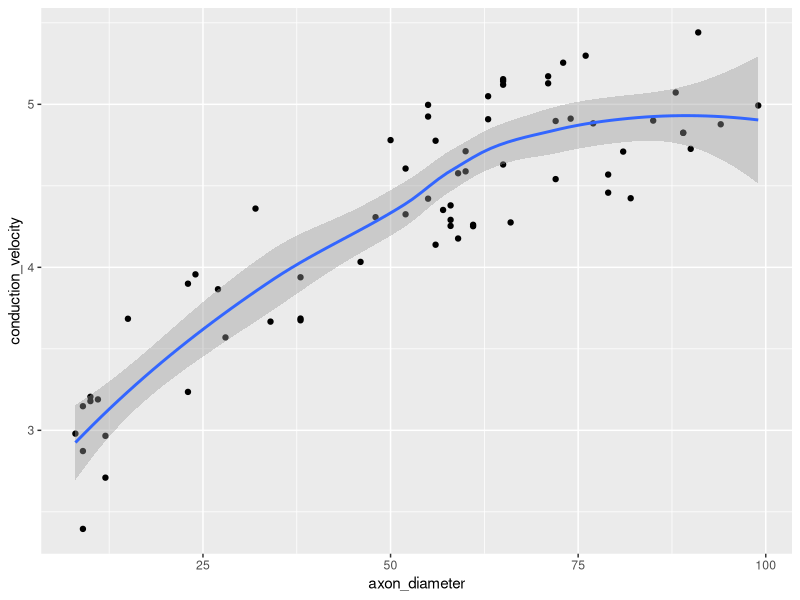
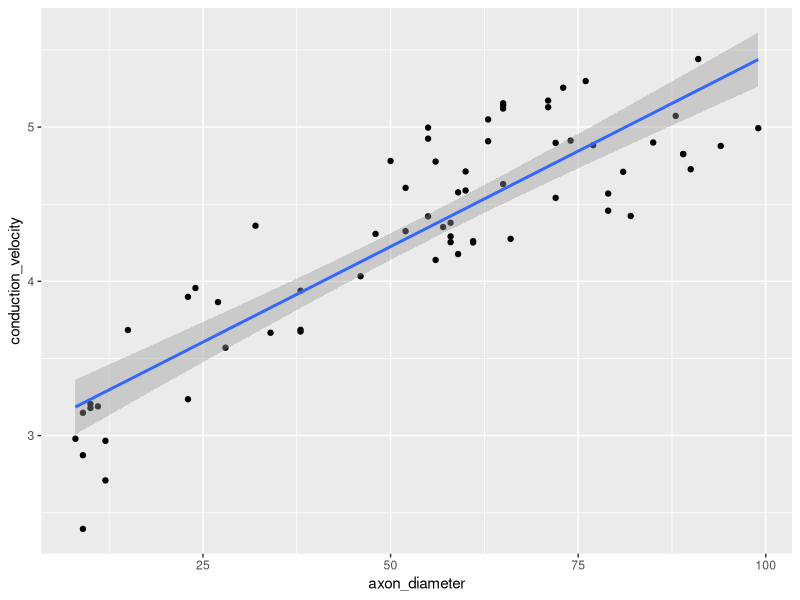
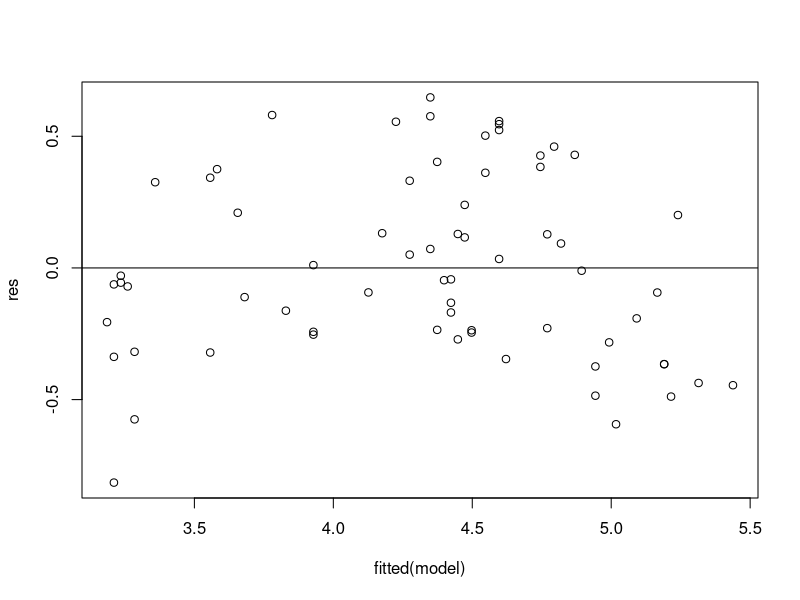
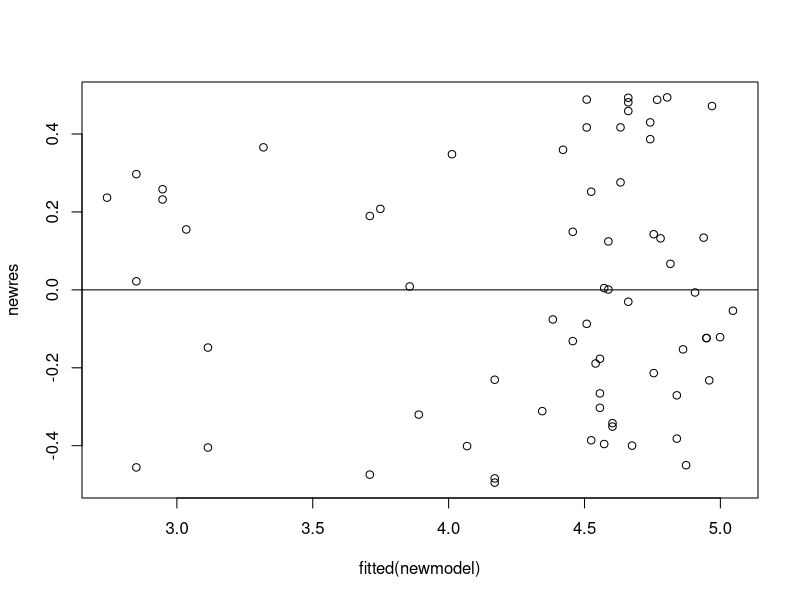
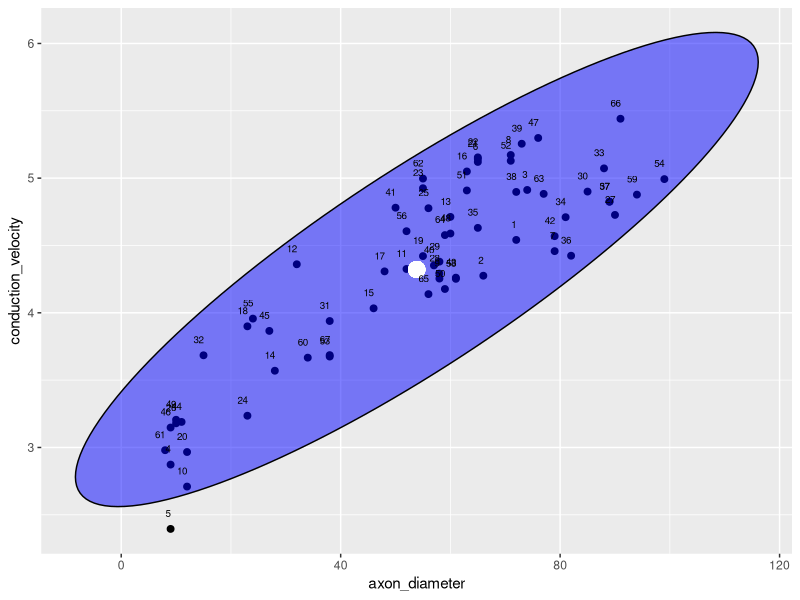

These figures' R source, in order:
## ---- chunk 1
###PROBLEM 1
library(tidyverse)
df<-read_csv('dragon_neurons.csv')
head(df)

ggplot(data=df,mapping=aes(x=axon_diameter,y=conduction_velocity))+ geom_point()+ stat_smooth()
#graph shows linear relationship

cor(df$axon_diameter,df$conduction_velocity)
#correlation also indicates linear relationship

model<-lm(conduction_velocity ~ axon_diameter,data =df) 
print(model)

#plotting best-fit
ggplot(df,aes(axon_diameter,conduction_velocity))+geom_point()+stat_smooth(method=lm)

###PROBLEM 2
res<-resid(model)
plot(fitted(model), res) 
abline(0,0)

#linear model is not appropriate for modeling this data as the points are not scattered randomly around the residual=0 in the plot.

df$ad=log(df$axon_diameter) #new functional form
newmodel<-lm(conduction_velocity ~ ad ,data=df) 
newres<-resid(newmodel)
plot(fitted(newmodel), newres) 
abline(0,0)

###Problem 3
newdf=df[c("axon_diameter","conduction_velocity")] 
newdf=na.omit(newdf) 
newdf.center=colMeans(newdf) 
newdf.cov=cov(newdf)

el_radius=qchisq(p=0.95, df=ncol(newdf)) 
el_radius=sqrt(el_radius)
ellipse<-car::ellipse(center=newdf.center, shape=newdf.cov, radius=el_radius, segments=150, draw=FALSE)
ellipse<-as.data.frame(ellipse)
colnames(ellipse)<-colnames(newdf)

fig<-ggplot(newdf, aes(x=axon_diameter, y=conduction_velocity)) +geom_point(size=2) +geom_polygon(data=ellipse, fill="blue", color="black", alpha =0.5) +geom_point(aes(newdf.center[1] , newdf.center[2]) ,size=5,color="white") +geom_text(aes(label=row.names(newdf)), hjust=1, vjust=-1.5, size=2.5) +ylab("conduction_velocity")+ xlab("axon_diameter")

print(fig)
# we can see from the ellipse plotted that there is one outlier - 5

###Problem 4
summary(model)
summary(newmodel)

#r-squared shows how well the regression model explains observed data. 
#Since the r-squared value for the second model is close to 1, a large proportion of the variability has been explained by the regression model.
#Hence, we can infer that the second model is better than the first model.

###Problem 5
#As the p-value is much less than 0.05, we reject the null hypothesis, 
#there isn't a statistically significant linear relationship at a significance value of 0.05
#and Axon diameter has a significant impact on conduction velocity.
